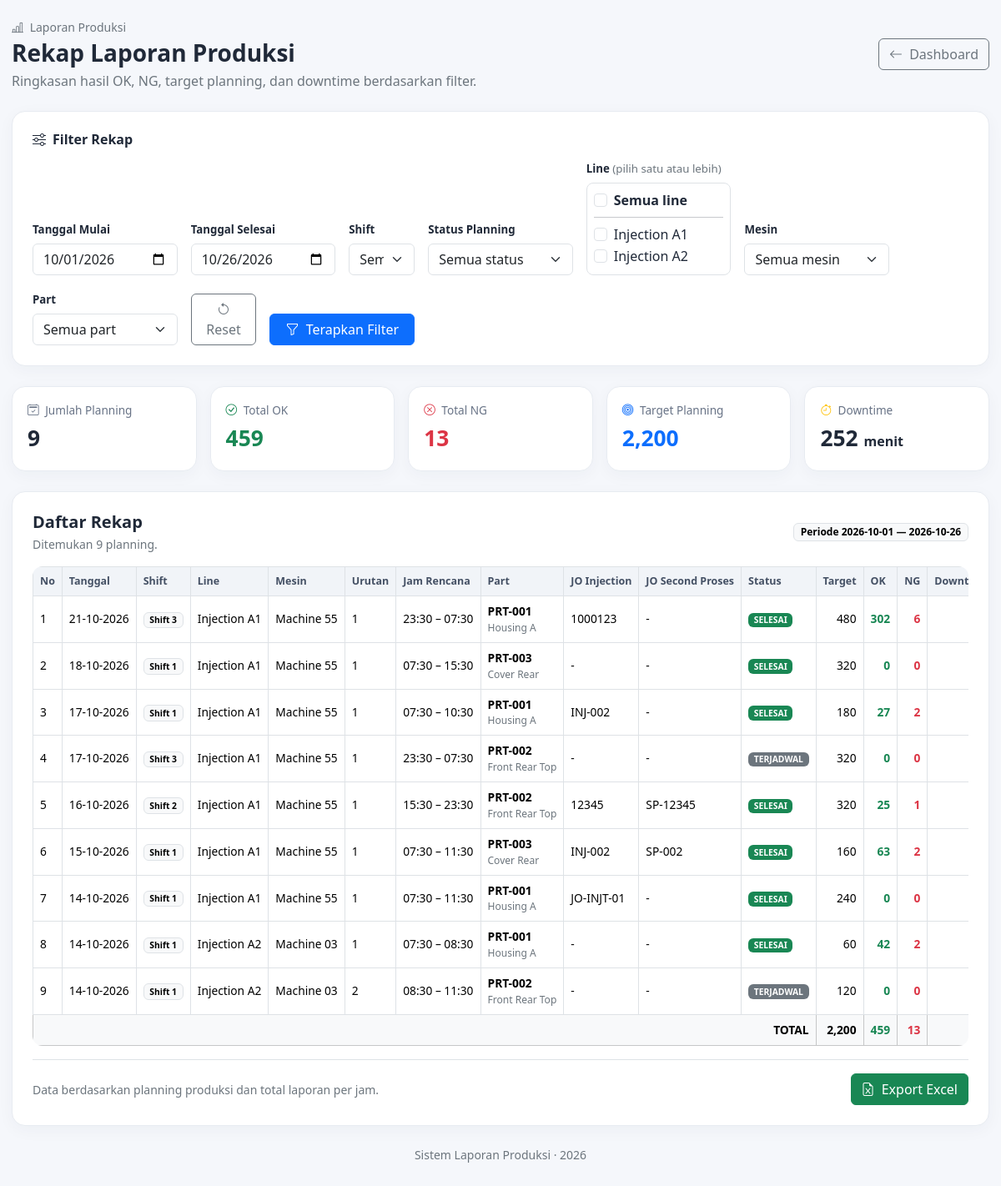
The page /rekap/index-old.php (signed in) on the database as committed earlier.
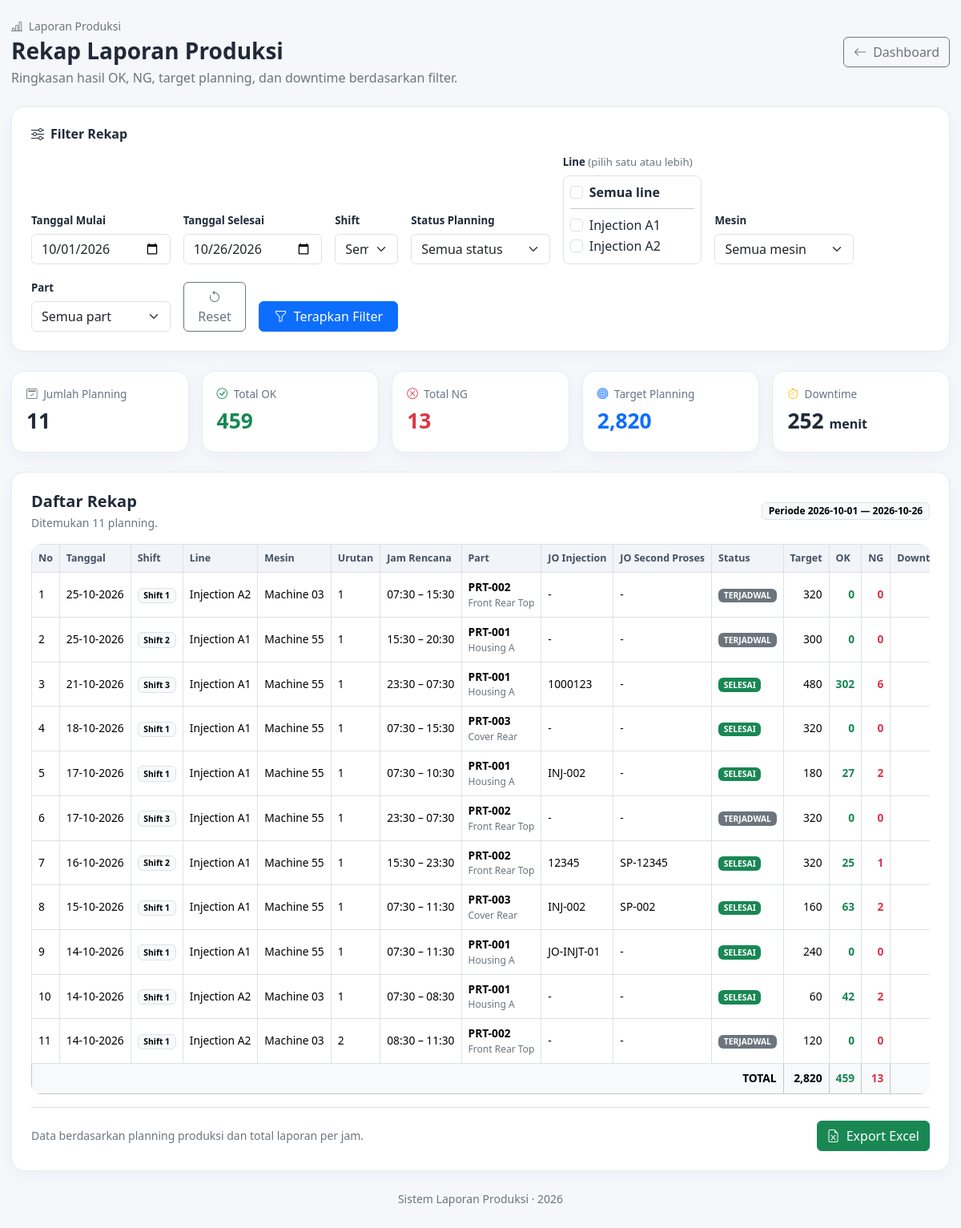
The same page on the database as committed later.
### tables this page shows
CREATE TABLE `master_line` (
  `id` int(10) UNSIGNED NOT NULL,
  `kode_line` varchar(30) NOT NULL,
  `nama_line` varchar(100) NOT NULL,
  `status` enum('AKTIF','NONAKTIF') NOT NULL DEFAULT 'AKTIF',
  `created_at` timestamp NOT NULL DEFAULT current_timestamp(),
  `updated_at` timestamp NOT NULL DEFAULT current_timestamp() ON UPDATE current_timestamp()
);

CREATE TABLE `planning_produksi` (
  `id` bigint(20) UNSIGNED NOT NULL,
  `tanggal_produksi` date NOT NULL,
  `shift` tinyint(3) UNSIGNED NOT NULL,
  `mesin_id` int(10) UNSIGNED NOT NULL,
  `part_id` int(10) UNSIGNED NOT NULL,
  `urutan` int(10) UNSIGNED NOT NULL,
  `waktu_mulai` datetime NOT NULL,
  `waktu_selesai` datetime NOT NULL,
  `cycle_time_snapshot` decimal(10,2) NOT NULL,
  `cavity_snapshot` int(10) UNSIGNED NOT NULL,
  `target_per_jam_snapshot` int(10) UNSIGNED NOT NULL,
  `target_per_shift_snapshot` int(10) UNSIGNED NOT NULL,
  `target_per_hari_snapshot` int(10) UNSIGNED NOT NULL,
  `terdapat_second_proses_snapshot` tinyint(1) NOT NULL DEFAULT 0,
  `target_planning` int(10) UNSIGNED NOT NULL,
  `status` enum('TERJADWAL','BERJALAN','SELESAI','BATAL') NOT NULL DEFAULT 'TERJADWAL',
  `dibuat_oleh` int(10) UNSIGNED NOT NULL,
  `dimulai_oleh` int(10) UNSIGNED DEFAULT NULL,
  `mulai_aktual` datetime DEFAULT NULL,
  `selesai_aktual` datetime DEFAULT NULL,
  `created_at` timestamp NOT NULL DEFAULT current_timestamp(),
  `updated_at` timestamp NOT NULL DEFAULT current_timestamp() ON UPDATE current_timestamp(),
  `no_jo_injection` varchar(100) DEFAULT NULL,
  `no_jo_second_proses` varchar(100) DEFAULT NULL,
  `nama_operator_second_proses` varchar(100) DEFAULT NULL,
  `nama_ipqc` varchar(100) DEFAULT NULL,
  `counter_awal` int(10) UNSIGNED DEFAULT NULL,
  `counter_akhir` int(10) UNSIGNED DEFAULT NULL,
  `stop_jo_at` datetime DEFAULT NULL
);

CREATE TABLE `master_mesin` (
  `id` int(10) UNSIGNED NOT NULL,
  `line_id` int(10) UNSIGNED NOT NULL,
  `kode_mesin` varchar(30) NOT NULL,
  `nama_mesin` varchar(100) NOT NULL,
  `status` enum('AKTIF','NONAKTIF') NOT NULL DEFAULT 'AKTIF',
  `created_at` timestamp NOT NULL DEFAULT current_timestamp(),
  `updated_at` timestamp NOT NULL DEFAULT current_timestamp() ON UPDATE current_timestamp()
);

CREATE TABLE `master_part` (
  `id` int(10) UNSIGNED NOT NULL,
  `kode_part` varchar(50) NOT NULL,
  `nama_part` varchar(150) NOT NULL,
  `cycle_time` decimal(10,2) NOT NULL,
  `cavity` int(10) UNSIGNED NOT NULL,
  `target_per_jam` int(10) UNSIGNED NOT NULL,
  `target_per_shift` int(10) UNSIGNED NOT NULL,
  `target_per_hari` int(10) UNSIGNED NOT NULL,
  `material` varchar(100) DEFAULT NULL,
  `warna` varchar(100) DEFAULT NULL,
  `terdapat_second_proses` tinyint(1) NOT NULL DEFAULT 0,
  `keterangan` text DEFAULT NULL,
  `status` enum('AKTIF','NONAKTIF') NOT NULL DEFAULT 'AKTIF',
  `created_at` timestamp NOT NULL DEFAULT current_timestamp(),
  `updated_at` timestamp NOT NULL DEFAULT current_timestamp() ON UPDATE current_timestamp(),
  `berat_part` decimal(10,2) NOT NULL DEFAULT 0.00,
  `berat_runner` decimal(10,2) NOT NULL DEFAULT 0.00
);

### rekap/index-old.php (the view, shortened to what this page needs)
<?php
require_once __DIR__ . '/../config/koneksi.php';
function h($value): string {
    return htmlspecialchars((string)($value ?? ''), ENT_QUOTES, 'UTF-8');
}
$tanggalMulai = trim((string)($_GET['tanggal_mulai'] ?? date('Y-m-01')));
$tanggalSelesai = trim((string)($_GET['tanggal_selesai'] ?? date('Y-m-d')));
$lineFilters = [];
$errors = [];
$lines = [];
$res = $conn->query("SELECT id, nama_line FROM master_line WHERE status = 'AKTIF' ORDER BY nama_line");
if ($res) { while ($r = $res->fetch_assoc()) $lines[] = $r; $res->free(); }
$rows = [];
$summary = ['planning' => 0, 'ok' => 0, 'ng' => 0, 'downtime' => 0, 'target' => 0];
if (!$errors) {
    $sql = "SELECT
                p.id AS planning_id,
                p.tanggal_produksi,
                p.shift,
                p.urutan,
                p.waktu_mulai,
                p.waktu_selesai,
                p.mulai_aktual,
                p.selesai_aktual,
                p.status AS status_planning,
                p.target_planning,
                p.target_per_jam_snapshot,
                p.no_jo_injection,
                p.no_jo_second_proses,
                p.nama_ipqc,
                l.nama_line,
                m.nama_mesin,
                pt.kode_part,
                pt.nama_part,
                COALESCE(lap.total_ok, 0) AS total_ok,
                COALESCE(lap.total_ng, 0) AS total_ng,
                COALESCE(dt.total_downtime, 0) AS total_downtime
            FROM planning_produksi p
            INNER JOIN master_mesin m ON m.id = p.mesin_id
            INNER JOIN master_line l ON l.id = m.line_id
            INNER JOIN master_part pt ON pt.id = p.part_id
            LEFT JOIN (
                SELECT planning_id, SUM(jumlah_ok) AS total_ok, SUM(jumlah_ng) AS total_ng
                FROM laporan_produksi_jam
                GROUP BY planning_id
            ) lap ON lap.planning_id = p.id
            LEFT JOIN (
                SELECT lpj.planning_id, SUM(COALESCE(d.durasi_menit, 0)) AS total_downtime
                FROM laporan_produksi_jam lpj
                INNER JOIN downtime d ON d.laporan_id = lpj.id
                GROUP BY lpj.planning_id
            ) dt ON dt.planning_id = p.id
            WHERE 1=1";
    $types = '';
    $params = [];
    if ($tanggalMulai !== '') { $sql .= ' AND p.tanggal_produksi >= ?'; $types .= 's'; $params[] = $tanggalMulai; }
    if ($tanggalSelesai !== '') { $sql .= ' AND p.tanggal_produksi <= ?'; $types .= 's'; $params[] = $tanggalSelesai; }
    $sql .= ' ORDER BY p.tanggal_produksi DESC, p.shift ASC, l.nama_line, m.nama_mesin, p.urutan ASC, p.waktu_mulai ASC';
    $stmt = $conn->prepare($sql);
    if (!$stmt) {
        $errors[] = 'Gagal menyiapkan query rekap: ' . $conn->error;
    } else {
        if ($types !== '') {
            $bindArgs = [$types];
            foreach ($params as $k => $v) $bindArgs[] = &$params[$k];
            call_user_func_array([$stmt, 'bind_param'], $bindArgs);
        }
        if (!$stmt->execute()) {
            $errors[] = 'Gagal mengambil data rekap: ' . $stmt->error;
        } else {
            $result = $stmt->get_result();
            while ($r = $result->fetch_assoc()) {
                $rows[] = $r;
                $summary['planning']++;
                $summary['ok'] += (int)$r['total_ok'];
                $summary['ng'] += (int)$r['total_ng'];
                $summary['downtime'] += (int)$r['total_downtime'];
                $summary['target'] += (int)($r['target_planning'] ?? 0);
            }
        }
    }
}
?>
<!doctype html>
<html lang="id">
<head>
    <link href="https://cdn.jsdelivr.net/npm/bootstrap@5.3.3/dist/css/bootstrap.min.css" rel="stylesheet">
    <link href="https://cdn.jsdelivr.net/npm/bootstrap-icons@1.11.3/font/bootstrap-icons.min.css" rel="stylesheet">
</head>
<body>
<div class="page-wrap">
    <div class="d-flex flex-wrap justify-content-between align-items-center gap-3 mb-4">
        <div>
            <div class="text-secondary small mb-1"><i class="bi bi-bar-chart-line me-1"></i> Laporan Produksi</div>
            <h1 class="h3 fw-bold mb-1">Rekap Laporan Produksi</h1>
            <div class="text-secondary">Ringkasan hasil OK, NG, target planning, dan downtime berdasarkan filter.</div>
        </div>
        <div class="d-flex flex-wrap gap-2 header-actions">
            <a href="../dashboard/index.php" class="btn btn-outline-secondary"><i class="bi bi-arrow-left me-1"></i> Dashboard</a>
        </div>
    </div>
    <section class="panel p-3 p-lg-4 mb-4">
        <h2 class="h6 fw-bold mb-3"><i class="bi bi-sliders me-2"></i>Filter Rekap</h2>
        <form id="filterForm" action="index.php#daftarRekap" method="get" class="row g-3 align-items-end">
            <div class="col-6 col-md-4 col-xl-2"><label class="filter-label" for="tanggal_mulai">Tanggal Mulai</label><input class="form-control" type="date" id="tanggal_mulai" name="tanggal_mulai" value="<?= h($tanggalMulai) ?>"></div>
            <div class="col-6 col-md-4 col-xl-2"><label class="filter-label" for="tanggal_selesai">Tanggal Selesai</label><input class="form-control" type="date" id="tanggal_selesai" name="tanggal_selesai" value="<?= h($tanggalSelesai) ?>"></div>
            <div class="col-6 col-md-4 col-xl-1"><label class="filter-label" for="shift">Shift</label><select class="form-select" id="shift" name="shift"><option value="">Semua</option></select></div>
            <div class="col-6 col-md-4 col-xl-2"><label class="filter-label" for="status">Status Planning</label><select class="form-select" id="status" name="status"><option value="">Semua status</option></select></div>
            <div class="col-12 col-md-6 col-xl-2">
                <div class="filter-label">Line <span class="text-secondary fw-normal">(pilih satu atau lebih)</span></div>
                <div class="border rounded-3 p-2 bg-white line-checkbox-list" style="max-height:160px;overflow-y:auto">
                    <div class="form-check mb-1"><input class="form-check-input" type="checkbox" id="line_all"><label class="form-check-label fw-semibold" for="line_all">Semua line</label></div>
                    <hr class="my-2">
                    <?php foreach ($lines as $line): ?>
                        <div class="form-check"><input class="form-check-input line-checkbox" type="checkbox" id="line_<?= (int)$line['id'] ?>" name="line_ids[]" value="<?= (int)$line['id'] ?>" data-line-id="<?= (int)$line['id'] ?>" <?= in_array((int)$line['id'], $lineFilters, true) ? 'checked' : '' ?>><label class="form-check-label" for="line_<?= (int)$line['id'] ?>"><?= h($line['nama_line']) ?></label></div>
                    <?php endforeach; ?>
                </div>
            </div>
            <div class="col-6 col-md-4 col-xl-2"><label class="filter-label" for="mesin_id">Mesin</label><select class="form-select" id="mesin_id" name="mesin_id"><option value="">Semua mesin</option></select></div>
            <div class="col-6 col-md-4 col-xl-2"><label class="filter-label" for="part_id">Part</label><select class="form-select" id="part_id" name="part_id"><option value="">Semua part</option></select></div>
            <div class="col-12 col-xl-1 d-grid"><a class="btn btn-outline-secondary" href="index.php" title="Reset filter"><i class="bi bi-arrow-counterclockwise"></i> Reset</a></div>
            <div class="col-12 col-xl-2 d-grid">
            <button type="submit" form="filterForm" class="btn btn-primary"><i class="bi bi-funnel me-1"></i> Terapkan Filter</button>
            </div>
        </form>
    </section>
    <div class="row g-3 mb-4">
        <div class="col-6 col-lg"><div class="panel summary-card"><div class="summary-label"><i class="bi bi-calendar2-check me-1"></i> Jumlah Planning</div><div class="summary-value"><?= number_format($summary['planning']) ?></div></div></div>
        <div class="col-6 col-lg"><div class="panel summary-card"><div class="summary-label"><i class="bi bi-check-circle me-1 text-success"></i> Total OK</div><div class="summary-value text-success"><?= number_format($summary['ok']) ?></div></div></div>
        <div class="col-6 col-lg"><div class="panel summary-card"><div class="summary-label"><i class="bi bi-x-circle me-1 text-danger"></i> Total NG</div><div class="summary-value text-danger"><?= number_format($summary['ng']) ?></div></div></div>
        <div class="col-6 col-lg"><div class="panel summary-card"><div class="summary-label"><i class="bi bi-bullseye me-1 text-primary"></i> Target Planning</div><div class="summary-value text-primary"><?= number_format($summary['target']) ?></div></div></div>
        <div class="col-12 col-lg"><div class="panel summary-card"><div class="summary-label"><i class="bi bi-stopwatch me-1 text-warning"></i> Downtime</div><div class="summary-value"><?= number_format($summary['downtime']) ?> <span class="fs-6 fw-semibold">menit</span></div></div></div>
    </div>
    <section id="daftarRekap" class="panel p-3 p-lg-4">
        <div class="d-flex flex-wrap justify-content-between align-items-center gap-2 mb-3">
            <div><h2 class="h5 fw-bold mb-1">Daftar Rekap</h2><div class="text-secondary small">Ditemukan <?= number_format(count($rows)) ?> planning.</div></div>
            <span class="badge text-bg-light border">Periode <?= h($tanggalMulai ?: 'Semua') ?> — <?= h($tanggalSelesai ?: 'Semua') ?></span>
        </div>
        <div class="table-responsive">
            <table class="table table-hover table-bordered align-middle mb-0">
                <thead><tr><th>No</th><th>Tanggal</th><th>Shift</th><th>Line</th><th>Mesin</th><th>Urutan</th><th>Jam Rencana</th><th>Part</th><th>JO Injection</th><th>JO Second Proses</th><th>Status</th><th>Target</th><th>OK</th><th>NG</th><th>Downtime (menit)</th></tr></thead>
                <tbody>
                <?php if (!$rows): ?><tr><td colspan="15" class="text-center text-secondary py-5"><i class="bi bi-inbox fs-2 d-block mb-2"></i>Tidak ada data untuk filter yang dipilih.</td></tr>
                <?php else: foreach ($rows as $i => $r): ?>
                    <tr>
                        <td><?= $i + 1 ?></td><td><?= h(date('d-m-Y', strtotime($r['tanggal_produksi']))) ?></td><td><span class="badge text-bg-light border">Shift <?= h($r['shift']) ?></span></td>
                        <td><?= h($r['nama_line']) ?></td><td><?= h($r['nama_mesin']) ?></td><td><?= h($r['urutan']) ?></td>
                        <td>
                            <?= h(date('H:i', strtotime((string)$r['waktu_mulai']))) ?>
                            –
                            <?= h(date('H:i', strtotime((string)$r['waktu_selesai']))) ?>
                        </td>
                        <td><div class="fw-semibold"><?= h($r['kode_part']) ?></div><div class="small text-secondary"><?= h($r['nama_part']) ?></div></td>
                        <td><?= h($r['no_jo_injection'] ?: '-') ?></td><td><?= h($r['no_jo_second_proses'] ?: '-') ?></td>
                        <td><?php $statusClass = ['SELESAI'=>'success','BERJALAN'=>'primary','TERJADWAL'=>'secondary','BATAL'=>'danger']; ?><span class="badge text-bg-<?= $statusClass[$r['status_planning']] ?? 'secondary' ?>"><?= h($r['status_planning']) ?></span></td>
                        <td class="text-end"><?= number_format((int)($r['target_planning'] ?? 0)) ?></td><td class="text-end fw-semibold text-success"><?= number_format((int)$r['total_ok']) ?></td><td class="text-end fw-semibold text-danger"><?= number_format((int)$r['total_ng']) ?></td><td class="text-end"><?= number_format((int)$r['total_downtime']) ?></td>
                    </tr>
                <?php endforeach; endif; ?>
                </tbody>
                <?php if ($rows): ?><tfoot class="table-light fw-bold"><tr><td colspan="11" class="text-end">TOTAL</td><td class="text-end"><?= number_format($summary['target']) ?></td><td class="text-end text-success"><?= number_format($summary['ok']) ?></td><td class="text-end text-danger"><?= number_format($summary['ng']) ?></td><td class="text-end"><?= number_format($summary['downtime']) ?></td></tr></tfoot><?php endif; ?>
            </table>
        </div>
        <div class="d-flex flex-wrap justify-content-between align-items-center gap-2 mt-3 pt-3 border-top">
            <div class="small text-secondary">Data berdasarkan planning produksi dan total laporan per jam.</div>
            <a class="btn btn-success" href="<?= h('index.php?' . http_build_query(array_merge($_GET, ['export' => 'excel']))) ?>"><i class="bi bi-file-earmark-excel me-1"></i> Export Excel</a>
        </div>
    </section>
    <div class="text-center text-secondary small mt-4">Sistem Laporan Produksi · <?= date('Y') ?></div>
</div>
</body>
</html>

### rekap/index-old.php (style rules this page uses)
body { background:#f5f7fb;color:#202938 }
.page-wrap { max-width:1500px;margin:auto;padding:22px 14px 40px }
.panel { background:#fff;border:1px solid #e7ebf1;border-radius:16px;box-shadow:0 5px 20px rgba(25,42,70,.04) }
.summary-card { height:100%;padding:18px }
.summary-label { font-size:.85rem;color:#687386 }
.summary-value { font-size:1.65rem;font-weight:750;margin-top:4px }
.table thead th { font-size:.78rem;white-space:nowrap;background:#f1f4f8;color:#445064 }
.table td { font-size:.86rem;vertical-align:middle;white-space:nowrap }
.filter-label { font-size:.83rem;font-weight:600;margin-bottom:6px }
.table-responsive { border-radius:12px }
#daftarRekap { scroll-margin-top:18px }

Rows that differ between the two databases and show on the page:
added planning_produksi: tanggal_produksi "25-10-2026", shift "1", master_line.nama_line "Injection A2", mesin.nama_mesin "Machine 03", urutan "1", waktu_mulai "07:30", waktu_selesai "15:30", part.kode_part "PRT-002", part.nama_part "Front Rear Top", no_jo_injection "-", no_jo_second_proses "-", status "TERJADWAL", target_planning "320", total_ok "0", total_ng "0"
added planning_produksi: tanggal_produksi "25-10-2026", shift "2", master_line.nama_line "Injection A1", mesin.nama_mesin "Machine 55", urutan "1", waktu_mulai "15:30", waktu_selesai "20:30", part.kode_part "PRT-001", part.nama_part "Housing A", no_jo_injection "-", no_jo_second_proses "-", status "TERJADWAL", target_planning "300", total_ok "0", total_ng "0"
Other text that changed with them:
$summary['planning']: "9" → "11"
$summary['target']: "2,200" → "2,820"
count($rows): "9" → "11"
